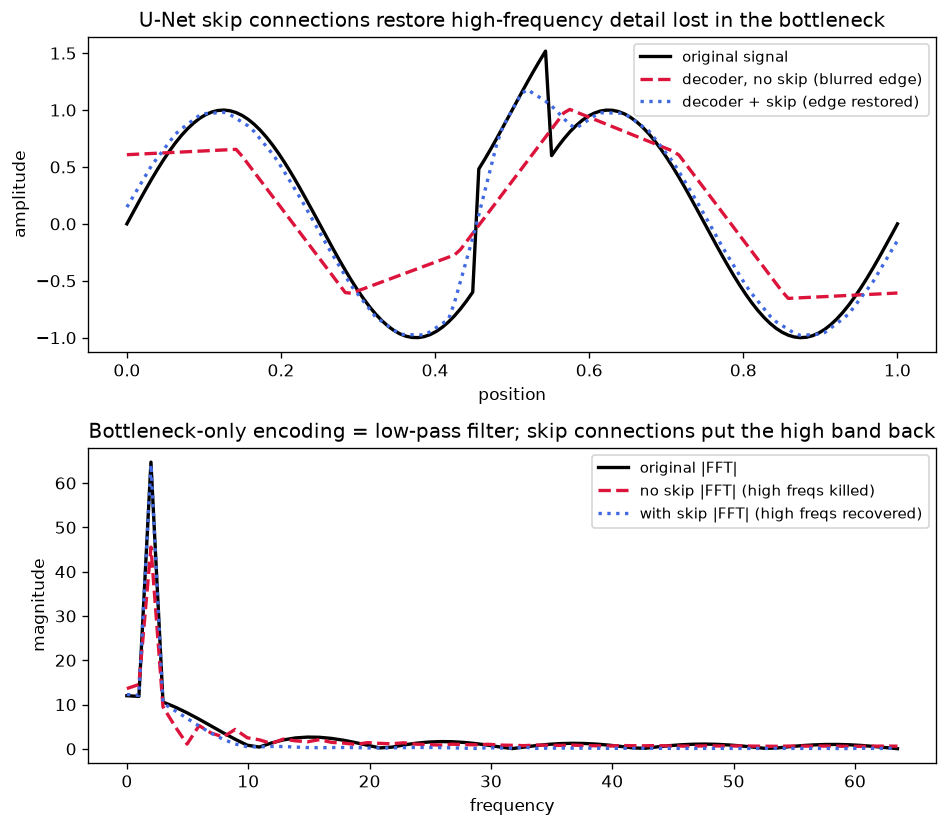

Write Python code to recreate this figure.
"""
Day 94 -- U-Net & skip connections.

Demonstrates, on a 1D synthetic 'signal' (stand-in for an image row),
why a plain encoder-decoder bottleneck acts as a low-pass filter and
loses high-frequency detail, while a U-Net-style skip connection
restores it.
"""
import numpy as np
import matplotlib.pyplot as plt

np.random.seed(42)

# --- Build a synthetic 1D signal: low-frequency base + a sharp edge (high-freq content) ---
n = 128
x = np.linspace(0, 1, n)
low_freq = np.sin(2 * np.pi * 2 * x)                      # smooth, low-frequency structure
edge = np.where((x > 0.45) & (x < 0.55), 1.0, 0.0)         # sharp edge -> broadband high-freq energy
signal = low_freq + edge

def avg_pool(v, factor):
    return v.reshape(-1, factor).mean(axis=1)

def upsample_linear(v, target_len):
    src_x = np.linspace(0, 1, len(v))
    tgt_x = np.linspace(0, 1, target_len)
    return np.interp(tgt_x, src_x, v)

# --- "Encoder": two downsampling stages (bottleneck), like conv+pool blocks ---
enc1 = avg_pool(signal, 4)   # skip connection tapped here (n/4 resolution)
bottleneck = avg_pool(enc1, 4)  # n/16 resolution, most detail destroyed

# --- Decoder WITHOUT skip connections: just upsample straight from the bottleneck ---
dec_no_skip = upsample_linear(bottleneck, n)

# --- Decoder WITH a U-Net skip connection: upsample bottleneck to enc1's resolution,
#     then fuse (add) the high-frequency detail carried by the skip tensor, then upsample to n ---
up_to_enc1 = upsample_linear(bottleneck, len(enc1))
high_freq_detail = enc1 - up_to_enc1          # what the skip connection actually contributes
fused = up_to_enc1 + high_freq_detail         # = enc1, recovered losslessly at that resolution
dec_with_skip = upsample_linear(fused, n)

# --- Plot: reconstructions + frequency-domain view of what got lost/recovered ---
fig, axes = plt.subplots(2, 1, figsize=(8, 7))

ax = axes[0]
ax.plot(x, signal, color="black", lw=2, label="original signal")
ax.plot(x, dec_no_skip, color="crimson", lw=2, ls="--", label="decoder, no skip (blurred edge)")
ax.plot(x, dec_with_skip, color="royalblue", lw=2, ls=":", label="decoder + skip (edge restored)")
ax.set_title("U-Net skip connections restore high-frequency detail lost in the bottleneck")
ax.set_xlabel("position")
ax.set_ylabel("amplitude")
ax.legend(loc="upper right", fontsize=9)

# Magnitude spectrum: the bottleneck-only path is a low-pass filter.
freqs = np.fft.rfftfreq(n, d=x[1] - x[0])
spec_orig = np.abs(np.fft.rfft(signal))
spec_noskip = np.abs(np.fft.rfft(dec_no_skip))
spec_skip = np.abs(np.fft.rfft(dec_with_skip))

ax2 = axes[1]
ax2.plot(freqs, spec_orig, color="black", lw=2, label="original |FFT|")
ax2.plot(freqs, spec_noskip, color="crimson", lw=2, ls="--", label="no skip |FFT| (high freqs killed)")
ax2.plot(freqs, spec_skip, color="royalblue", lw=2, ls=":", label="with skip |FFT| (high freqs recovered)")
ax2.set_title("Bottleneck-only encoding = low-pass filter; skip connections put the high band back")
ax2.set_xlabel("frequency")
ax2.set_ylabel("magnitude")
ax2.legend(loc="upper right", fontsize=9)

plt.tight_layout()
plt.savefig("graph_DAY_94.png", dpi=120, bbox_inches="tight")
